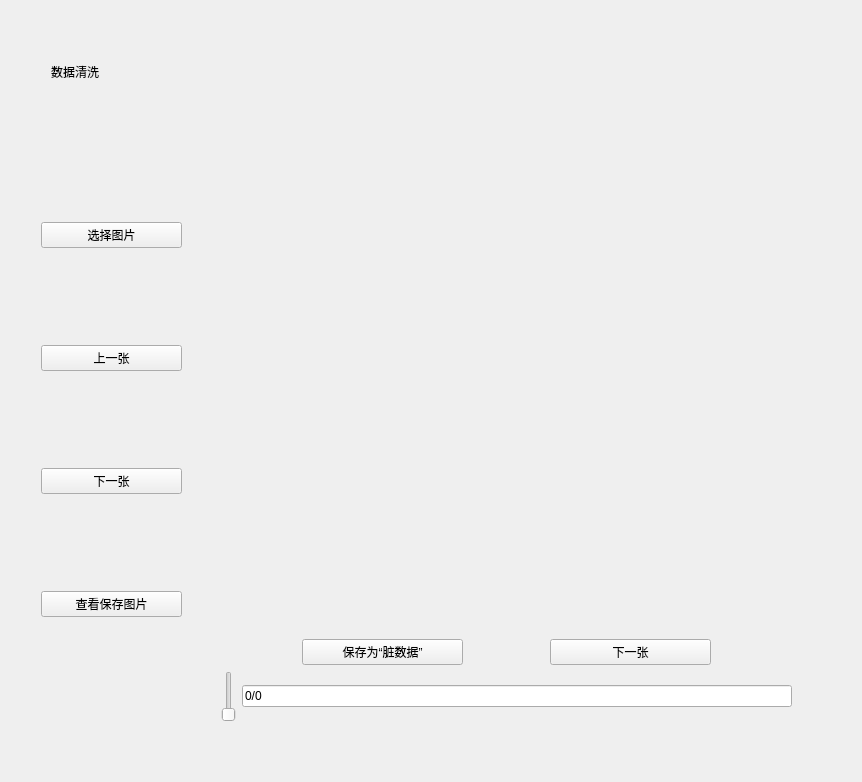
<?xml version="1.0" encoding="UTF-8"?>
<ui version="4.0">
 <class>Mainwindow</class>
 <widget class="QWidget" name="Mainwindow">
  <property name="geometry">
   <rect>
    <x>0</x>
    <y>0</y>
    <width>862</width>
    <height>782</height>
   </rect>
  </property>
  <property name="windowTitle">
   <string>Form</string>
  </property>
  <layout class="QGridLayout" name="gridLayout_2">
   <item row="0" column="0">
    <layout class="QHBoxLayout" name="horizontalLayout">
     <item>
      <widget class="CardWidget" name="CardWidget">
       <widget class="QWidget" name="verticalLayoutWidget">
        <property name="geometry">
         <rect>
          <x>30</x>
          <y>120</y>
          <width>141</width>
          <height>581</height>
         </rect>
        </property>
        <layout class="QVBoxLayout" name="verticalLayout" stretch="0,0,0,0">
         <item>
          <widget class="PushButton" name="selectimg">
           <property name="text">
            <string>选择图片</string>
           </property>
          </widget>
         </item>
         <item>
          <widget class="PushButton" name="selectmodel">
           <property name="text">
            <string>上一张</string>
           </property>
          </widget>
         </item>
         <item>
          <widget class="PushButton" name="PushButton">
           <property name="text">
            <string>下一张</string>
           </property>
          </widget>
         </item>
         <item>
          <widget class="PushButton" name="PushButton_2">
           <property name="text">
            <string>查看保存图片</string>
           </property>
          </widget>
         </item>
        </layout>
       </widget>
       <widget class="TitleLabel" name="TitleLabel">
        <property name="geometry">
         <rect>
          <x>40</x>
          <y>20</y>
          <width>121</width>
          <height>81</height>
         </rect>
        </property>
        <property name="text">
         <string>数据清洗</string>
        </property>
       </widget>
       <widget class="QWidget" name="verticalLayoutWidget_2">
        <property name="geometry">
         <rect>
          <x>190</x>
          <y>50</y>
          <width>611</width>
          <height>681</height>
         </rect>
        </property>
        <layout class="QVBoxLayout" name="verticalLayout_2" stretch="10,1,1,1">
         <property name="leftMargin">
          <number>20</number>
         </property>
         <property name="topMargin">
          <number>0</number>
         </property>
         <property name="rightMargin">
          <number>20</number>
         </property>
         <property name="bottomMargin">
          <number>20</number>
         </property>
         <item>
          <widget class="BodyLabel" name="BodyLabel">
           <property name="text">
            <string/>
           </property>
          </widget>
         </item>
         <item>
          <widget class="BodyLabel" name="BodyLabel_2">
           <property name="text">
            <string/>
           </property>
           <property name="alignment">
            <set>Qt::AlignCenter</set>
           </property>
           <property name="lightColor" stdset="0">
            <color>
             <red>88</red>
             <green>86</green>
             <blue>73</blue>
            </color>
           </property>
          </widget>
         </item>
         <item>
          <layout class="QHBoxLayout" name="horizontalLayout_2" stretch="1,2,1,2,1">
           <item>
            <spacer name="horizontalSpacer">
             <property name="orientation">
              <enum>Qt::Horizontal</enum>
             </property>
             <property name="sizeHint" stdset="0">
              <size>
               <width>40</width>
               <height>20</height>
              </size>
             </property>
            </spacer>
           </item>
           <item>
            <widget class="PrimaryPushButton" name="PrimaryPushButton">
             <property name="text">
              <string>保存为“脏数据”</string>
             </property>
            </widget>
           </item>
           <item>
            <spacer name="horizontalSpacer_2">
             <property name="orientation">
              <enum>Qt::Horizontal</enum>
             </property>
             <property name="sizeHint" stdset="0">
              <size>
               <width>40</width>
               <height>20</height>
              </size>
             </property>
            </spacer>
           </item>
           <item>
            <widget class="PrimaryPushButton" name="PrimaryPushButton_3">
             <property name="text">
              <string>下一张</string>
             </property>
            </widget>
           </item>
           <item>
            <spacer name="horizontalSpacer_3">
             <property name="orientation">
              <enum>Qt::Horizontal</enum>
             </property>
             <property name="sizeHint" stdset="0">
              <size>
               <width>40</width>
               <height>20</height>
              </size>
             </property>
            </spacer>
           </item>
          </layout>
         </item>
         <item>
          <layout class="QHBoxLayout" name="horizontalLayout_3" stretch="8,1">
           <item>
            <widget class="Slider" name="Slider"/>
           </item>
           <item>
            <widget class="LineEdit" name="LineEdit">
             <property name="text">
              <string>0/0</string>
             </property>
            </widget>
           </item>
          </layout>
         </item>
        </layout>
       </widget>
      </widget>
     </item>
    </layout>
   </item>
  </layout>
 </widget>
 <customwidgets>
  <customwidget>
   <class>PushButton</class>
   <extends>QPushButton</extends>
   <header>qfluentwidgets</header>
  </customwidget>
  <customwidget>
   <class>PrimaryPushButton</class>
   <extends>PushButton</extends>
   <header>qfluentwidgets</header>
  </customwidget>
  <customwidget>
   <class>Slider</class>
   <extends>QSlider</extends>
   <header>qfluentwidgets</header>
  </customwidget>
  <customwidget>
   <class>CardWidget</class>
   <extends>QFrame</extends>
   <header>qfluentwidgets</header>
   <container>1</container>
  </customwidget>
  <customwidget>
   <class>BodyLabel</class>
   <extends>QLabel</extends>
   <header>qfluentwidgets</header>
  </customwidget>
  <customwidget>
   <class>TitleLabel</class>
   <extends>QLabel</extends>
   <header>qfluentwidgets</header>
  </customwidget>
  <customwidget>
   <class>LineEdit</class>
   <extends>QLineEdit</extends>
   <header>qfluentwidgets</header>
  </customwidget>
 </customwidgets>
 <resources/>
 <connections/>
</ui>
